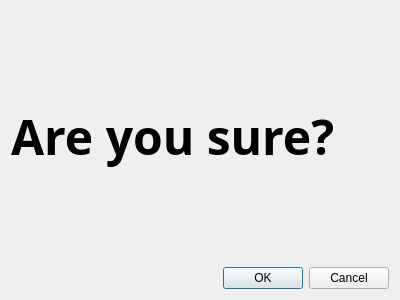
<?xml version="1.0" encoding="UTF-8"?>
<ui version="4.0">
 <class>SureDialog</class>
 <widget class="QDialog" name="SureDialog">
  <property name="geometry">
   <rect>
    <x>0</x>
    <y>0</y>
    <width>400</width>
    <height>300</height>
   </rect>
  </property>
  <property name="windowTitle">
   <string>Dialog</string>
  </property>
  <layout class="QVBoxLayout" name="verticalLayout">
   <item>
    <widget class="QLabel" name="label">
     <property name="font">
      <font>
       <family>Al Bayan</family>
       <pointsize>36</pointsize>
       <weight>75</weight>
       <bold>true</bold>
      </font>
     </property>
     <property name="text">
      <string>Are you sure?</string>
     </property>
    </widget>
   </item>
   <item>
    <layout class="QHBoxLayout" name="horizontalLayout">
     <item>
      <spacer name="horizontalSpacer">
       <property name="orientation">
        <enum>Qt::Horizontal</enum>
       </property>
       <property name="sizeHint" stdset="0">
        <size>
         <width>128</width>
         <height>20</height>
        </size>
       </property>
      </spacer>
     </item>
     <item>
      <widget class="QPushButton" name="okButton">
       <property name="text">
        <string>OK</string>
       </property>
      </widget>
     </item>
     <item>
      <widget class="QPushButton" name="cancelButton">
       <property name="text">
        <string>Cancel</string>
       </property>
      </widget>
     </item>
    </layout>
   </item>
  </layout>
 </widget>
 <resources/>
 <connections/>
</ui>
